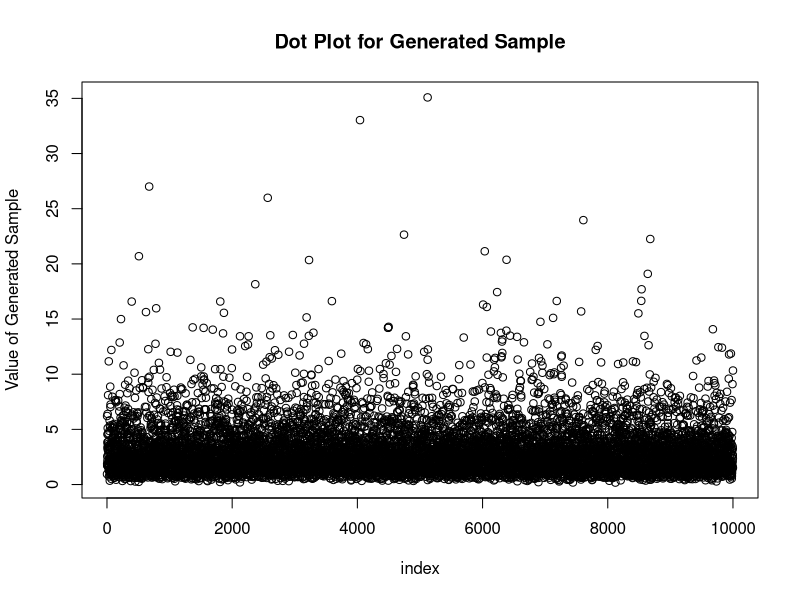
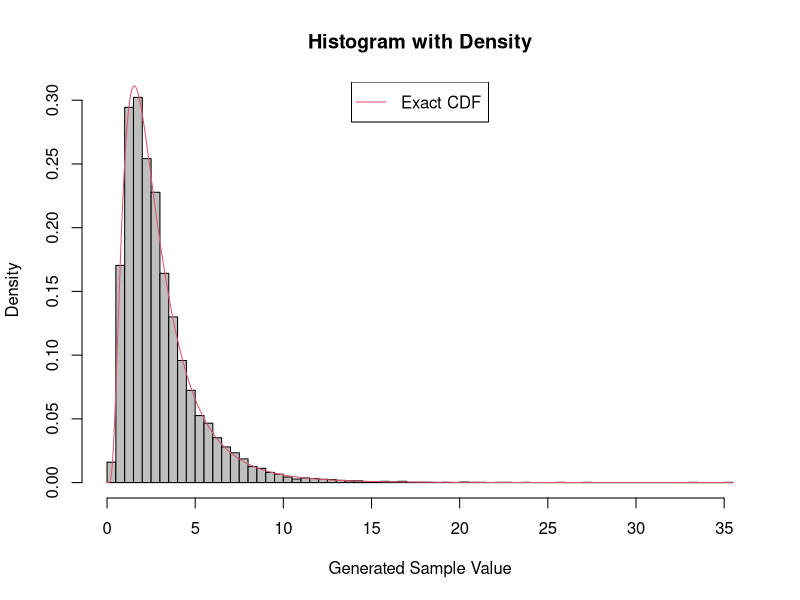
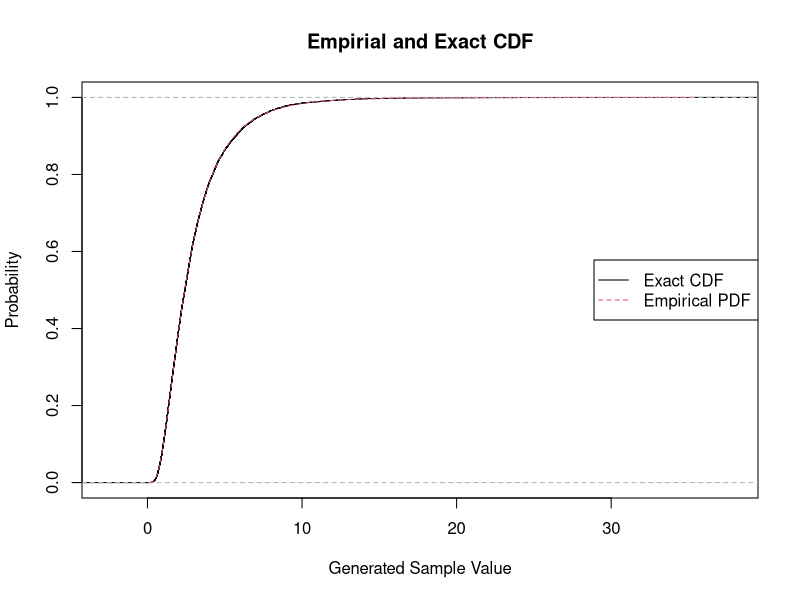

The R script that drew these images, in order:
## ---- chunk 1
# Exercise 1
# a)
# Lognoraml parameters will be calculated based on formula
LognormalPars <- function(expectation, variance){
  squaredX <- variance + expectation^2
  mu       <- log(expectation^4/squaredX)/2
  sigma2   <- log(squaredX/expectation^2)
  return(c(mu, sigma2))
}
## ---- chunk 2

# b)
# Calculate parameters if E(X)=3 and Var(X)=5
estPars <- LognormalPars(3, 5)
estPars
## ---- chunk 3

# Generate a sample of size 10,000 of Lognormal distribution
randomSample <- exp(rnorm(10000, estPars[1], sqrt(estPars[2])))

# Plot the sample
plot(randomSample, xlab = "index", main = "Dot Plot for Generated Sample",
     ylab = "Value of Generated Sample")
## ---- chunk 4

# Plot the histogram and superimpose the exact pdf
H <- hist(randomSample, prob = TRUE, col = "grey", 
          xlab = "Generated Sample Value", breaks = 100,
          main = "Histogram with Density")
xlines <- seq(min(H$breaks), max(H$breaks), length=10000)
lines(x = xlines, col = 2,
      y = exp(-(log(xlines) - estPars[1])^2/2/estPars[2])/xlines/sqrt(estPars[2]*2*pi))
legend("top", "Exact CDF", pch = NA, lty = 1, col = 2)
## ---- chunk 5

# Plot the empirical cdf and superimpose the exact cdf
plot(ecdf(randomSample), xlab = "Generated Sample Value",
     main = "Empirial and Exact CDF", ylab = "Probability")
xlines <- seq(min(randomSample), max(randomSample), length=10000)
lines(x = xlines, col = 2, lty = 2,
      y = pnorm(log(xlines), estPars[1], sqrt(estPars[2])))
legend("right", c("Exact CDF", "Empirical PDF"),
       pch = NA, lty = 1:2, col = 1:2)
## ---- chunk 6
# Exercise 2
# a)
fit_locdisp_mlfp <- function(epsilon, p, v, thres){
  
  # Step 0: Initialize
  mu <- colSums(epsilon * p)
  diffs <- epsilon - matrix(rep(mu, each = nrow(epsilon)), ncol = ncol(epsilon))
  sigma <- matrix(rep(0, ncol(epsilon)^2), ncol = ncol(epsilon))
  for (i in 1:nrow(diffs)){
    sigma <- sigma + p[i] * diffs[i, ] %*% t(diffs[i, ])
  }
  if (v > 2){
    sigma <- sigma * (v - 2) / v
  }
  
  while(TRUE){
    # Step 1: Update weights and FP
    sigma.inv <- solve(sigma)
    omega <- NULL
    q <- NULL
    for (i in 1:nrow(diffs)){
      omega <- c(omega, (v - ncol(epsilon)) / (v + diffs[i, ] %*% sigma.inv %*% diffs[i, ]))
      q <- c(q, p[i] * omega[i] / sum(p[1:i] * omega))
    }
    
    # Step 2: Update output
    mu2 <- colSums(epsilon * q)
    diffs <- epsilon - matrix(rep(mu2, each = nrow(epsilon)), ncol = ncol(epsilon))
    sigma2 <- matrix(rep(0, ncol(epsilon)^2), ncol = ncol(epsilon))
    for (i in 1:nrow(diffs)){
      sigma2 <- sigma2 + q[i] * diffs[i, ] %*% t(diffs[i, ])
    }
    
    # Step 3: Check convergence
    if (sqrt(sum((mu2 - mu)^2)/sum(mu^2)) < thres & sqrt(sum((sigma2 - sigma)^2)/sum(sigma^2)) < thres){
      return(list(mu = mu2, sigma = sigma2))
    } else {
      mu <- mu2
      sigma <- sigma2
    }
  }
}


# b) Test
# Test two independent standard normal
fit_locdisp_mlfp(cbind(rnorm(1000), rnorm(1000)),
                 rep(1/1000, 1000), 100, 1e-9)

